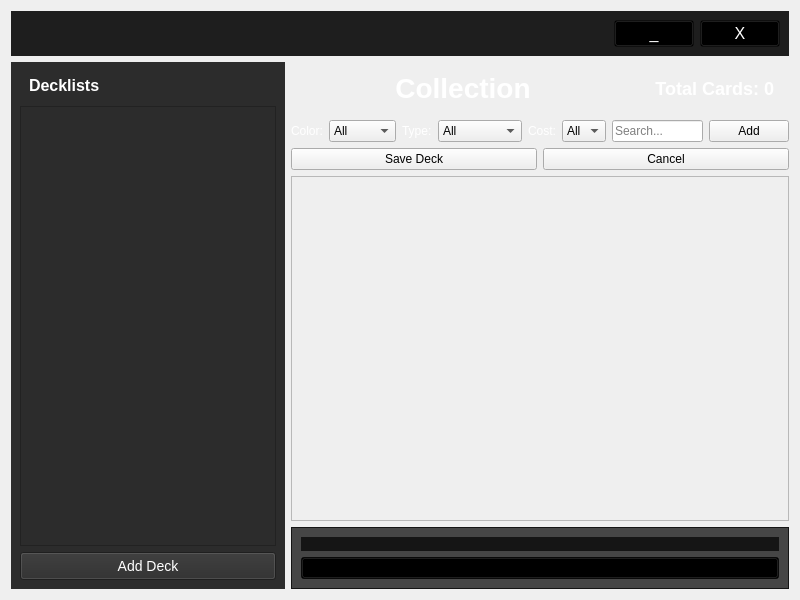
<?xml version="1.0" encoding="UTF-8"?>
<ui version="4.0">
 <class>MainWindow</class>
 <widget class="QWidget" name="MainWindow">
  <property name="geometry">
   <rect>
    <x>0</x>
    <y>0</y>
    <width>800</width>
    <height>600</height>
   </rect>
  </property>
  <layout class="QVBoxLayout" name="outerLayout">
   <item>
    <!-- Custom Title Bar -->
    <widget class="QWidget" name="titleBar">
     <property name="styleSheet">
      <string notr="true">background-color: #1e1e1e; color: white;</string>
     </property>
     <layout class="QHBoxLayout" name="titleBarLayout">
      <item>
       <spacer name="spacerLeft">
        <property name="orientation">
         <enum>Qt::Horizontal</enum>
        </property>
        <property name="sizeHint" stdset="0">
         <size>
          <width>40</width>
          <height>20</height>
         </size>
        </property>
       </spacer>
      </item>
      <item>
       <widget class="QPushButton" name="minimizeButton">
        <property name="text">
         <string>_</string>
        </property>
        <property name="styleSheet">
         <string notr="true">background-color: transparent; color: white; font-size: 16px;</string>
        </property>
       </widget>
      </item>
      <item>
       <widget class="QPushButton" name="closeButton">
        <property name="text">
         <string>X</string>
        </property>
        <property name="styleSheet">
         <string notr="true">background-color: transparent; color: white; font-size: 16px;</string>
        </property>
       </widget>
      </item>
     </layout>
    </widget>
   </item>
   <item>
    <!-- Main Horizontal Layout -->
    <layout class="QHBoxLayout" name="mainLayout">
     <!-- Sidebar -->
     <item>
      <widget class="QWidget" name="sidebar">
       <property name="maximumWidth">
        <number>250</number>
       </property>
       <property name="sizePolicy">
        <sizepolicy hsizetype="Fixed" vsizetype="Preferred">
         <horstretch>0</horstretch>
         <verstretch>0</verstretch>
        </sizepolicy>
       </property>
       <property name="styleSheet">
        <string notr="true">background-color: #2c2c2c; color: white;</string>
       </property>
       <layout class="QVBoxLayout" name="sidebarLayout">
        <item>
         <widget class="QLabel" name="decklistsTitle">
          <property name="text">
           <string>Decklists</string>
          </property>
          <property name="styleSheet">
           <string notr="true">font-weight: bold; font-size: 16px; padding: 5px;</string>
          </property>
         </widget>
        </item>
        <item>
         <widget class="QListWidget" name="deckListWidget"/>
        </item>
        <item>
         <widget class="QPushButton" name="addDeckButton">
          <property name="text">
           <string>Add Deck</string>
          </property>
          <property name="styleSheet">
           <string notr="true">padding: 5px; font-size: 14px;</string>
          </property>
         </widget>
        </item>
       </layout>
      </widget>
     </item>
     <!-- Main content area -->
     <item>
      <layout class="QVBoxLayout" name="verticalLayout">
       <item>
        <layout class="QHBoxLayout" name="titleLayout">
         <item>
          <spacer name="leftSpacer">
           <property name="orientation">
            <enum>Qt::Horizontal</enum>
           </property>
           <property name="sizeType">
            <enum>QSizePolicy::Expanding</enum>
           </property>
           <property name="sizeHint" stdset="0">
            <size>
             <width>20</width>
             <height>20</height>
            </size>
           </property>
          </spacer>
         </item>
         <item>
          <widget class="QLabel" name="titleLabel">
           <property name="text">
            <string>Collection</string>
           </property>
           <property name="alignment">
            <set>Qt::AlignCenter</set>
           </property>
           <property name="styleSheet">
            <string notr="true">font-size: 28px; font-weight: bold; color: white; padding: 10px;</string>
           </property>
          </widget>
         </item>
         <item>
          <spacer name="middleSpacer">
           <property name="orientation">
            <enum>Qt::Horizontal</enum>
           </property>
           <property name="sizeType">
            <enum>QSizePolicy::Expanding</enum>
           </property>
           <property name="sizeHint" stdset="0">
            <size>
             <width>20</width>
             <height>20</height>
            </size>
           </property>
          </spacer>
         </item>
         <item>
          <widget class="QLabel" name="collectionCountLabel">
           <property name="text">
            <string>Total Cards: 0</string>
           </property>
           <property name="alignment">
            <set>Qt::AlignRight|Qt::AlignVCenter</set>
           </property>
           <property name="styleSheet">
            <string notr="true">font-size: 18px; color: white; font-weight: bold; padding: 10px;</string>
           </property>
          </widget>
         </item>
        </layout>
       </item>
       <item>
        <layout class="QHBoxLayout" name="topBar">
         <item>
          <widget class="QLabel" name="colorFilterLabel">
           <property name="text">
            <string>Color:</string>
           </property>
           <property name="styleSheet">
            <string>color: white;</string>
           </property>
          </widget>
         </item>
         <item>
          <widget class="QComboBox" name="colorDropdown">
           <item>
            <property name="text">
             <string>All</string>
            </property>
           </item>
           <item>
            <property name="text">
             <string>Red</string>
            </property>
           </item>
           <item>
            <property name="text">
             <string>Green</string>
            </property>
           </item>
           <item>
            <property name="text">
             <string>Blue</string>
            </property>
           </item>
           <item>
            <property name="text">
             <string>Yellow</string>
            </property>
           </item>
           <item>
            <property name="text">
             <string>Purple</string>
            </property>
           </item>
           <item>
            <property name="text">
             <string>Black</string>
            </property>
           </item>
          </widget>
         </item>
         <item>
          <widget class="QLabel" name="typeFilterLabel">
           <property name="text">
            <string>Type:</string>
           </property>
           <property name="styleSheet">
            <string>color: white;</string>
           </property>
          </widget>
         </item>
         <item>
          <widget class="QComboBox" name="typeDropdown">
           <item>
            <property name="text">
             <string>All</string>
            </property>
           </item>
           <item>
            <property name="text">
             <string>Leader</string>
            </property>
           </item>
           <item>
            <property name="text">
             <string>Character</string>
            </property>
           </item>
           <item>
            <property name="text">
             <string>Event</string>
            </property>
           </item>
           <item>
            <property name="text">
             <string>Stage</string>
            </property>
           </item>
          </widget>
         </item>
         <item>
          <widget class="QLabel" name="costFilterLabel">
           <property name="text">
            <string>Cost:</string>
           </property>
           <property name="styleSheet">
            <string>color: white;</string>
           </property>
          </widget>
         </item>
         <item>
          <widget class="QComboBox" name="costDropdown">
           <item>
            <property name="text">
             <string>All</string>
            </property>
           </item>
           <!-- Costs 0 to 10 -->
           <item>
            <property name="text">
             <string>0</string>
            </property>
           </item>
           <item>
            <property name="text">
             <string>1</string>
            </property>
           </item>
           <item>
            <property name="text">
             <string>2</string>
            </property>
           </item>
           <item>
            <property name="text">
             <string>3</string>
            </property>
           </item>
           <item>
            <property name="text">
             <string>4</string>
            </property>
           </item>
           <item>
            <property name="text">
             <string>5</string>
            </property>
           </item>
           <item>
            <property name="text">
             <string>6</string>
            </property>
           </item>
           <item>
            <property name="text">
             <string>7</string>
            </property>
           </item>
           <item>
            <property name="text">
             <string>8</string>
            </property>
           </item>
           <item>
            <property name="text">
             <string>9</string>
            </property>
           </item>
           <item>
            <property name="text">
             <string>10</string>
            </property>
           </item>
          </widget>
         </item>
         <item>
          <widget class="QLineEdit" name="searchInput">
           <property name="placeholderText">
            <string>Search...</string>
           </property>
          </widget>
         </item>
         <item>
          <widget class="QPushButton" name="addButton">
           <property name="text">
            <string>Add</string>
           </property>
          </widget>
         </item>
        </layout>
       </item>

       <item>
         <layout class="QHBoxLayout" name="deckControlButtons" >
          <item>
           <widget class="QPushButton" name="saveDeckButton">
            <property name="text">
             <string>Save Deck</string>
            </property>
            <property name="visible">
             <bool>false</bool>
            </property>
           </widget>
          </item>
          <item>
           <widget class="QPushButton" name="cancelDeckButton">
            <property name="text">
             <string>Cancel</string>
            </property>
            <property name="visible">
             <bool>false</bool>
            </property>
           </widget>
          </item>
         </layout>
        </item>

       <item>
        <widget class="QScrollArea" name="scrollArea">
         <property name="widgetResizable">
          <bool>true</bool>
         </property>
         <widget class="QWidget" name="scrollAreaWidgetContents">
          <property name="geometry">
           <rect>
            <x>0</x>
            <y>0</y>
            <width>580</width>
            <height>515</height>
           </rect>
          </property>
          <layout class="QVBoxLayout" name="scrollLayout">
           <item>
            <layout class="QGridLayout" name="gridLayout"/>
           </item>
          </layout>
         </widget>
        </widget>
       </item>
       <item>
        <widget class="QFrame" name="previewFrame">
         <property name="visible">
          <bool>false</bool>
         </property>
         <property name="styleSheet">
          <string>background-color: rgba(0, 0, 0, 180);</string>
         </property>
         <property name="frameShape">
          <enum>QFrame::StyledPanel</enum>
         </property>
         <layout class="QVBoxLayout" name="previewLayout">
          <item>
           <widget class="QLabel" name="fullImageLabel">
            <property name="alignment">
             <set>Qt::AlignmentFlag::AlignCenter</set>
            </property>
           </widget>
          </item>
          <item>
           <widget class="QPushButton" name="closePreviewButton">
            <property name="text">
             <string>Close</string>
            </property>
           </widget>
          </item>
         </layout>
        </widget>
       </item>
      </layout>
     </item>
    </layout>
   </item>
  </layout>
 </widget>
 <resources/>
 <connections/>
</ui>
